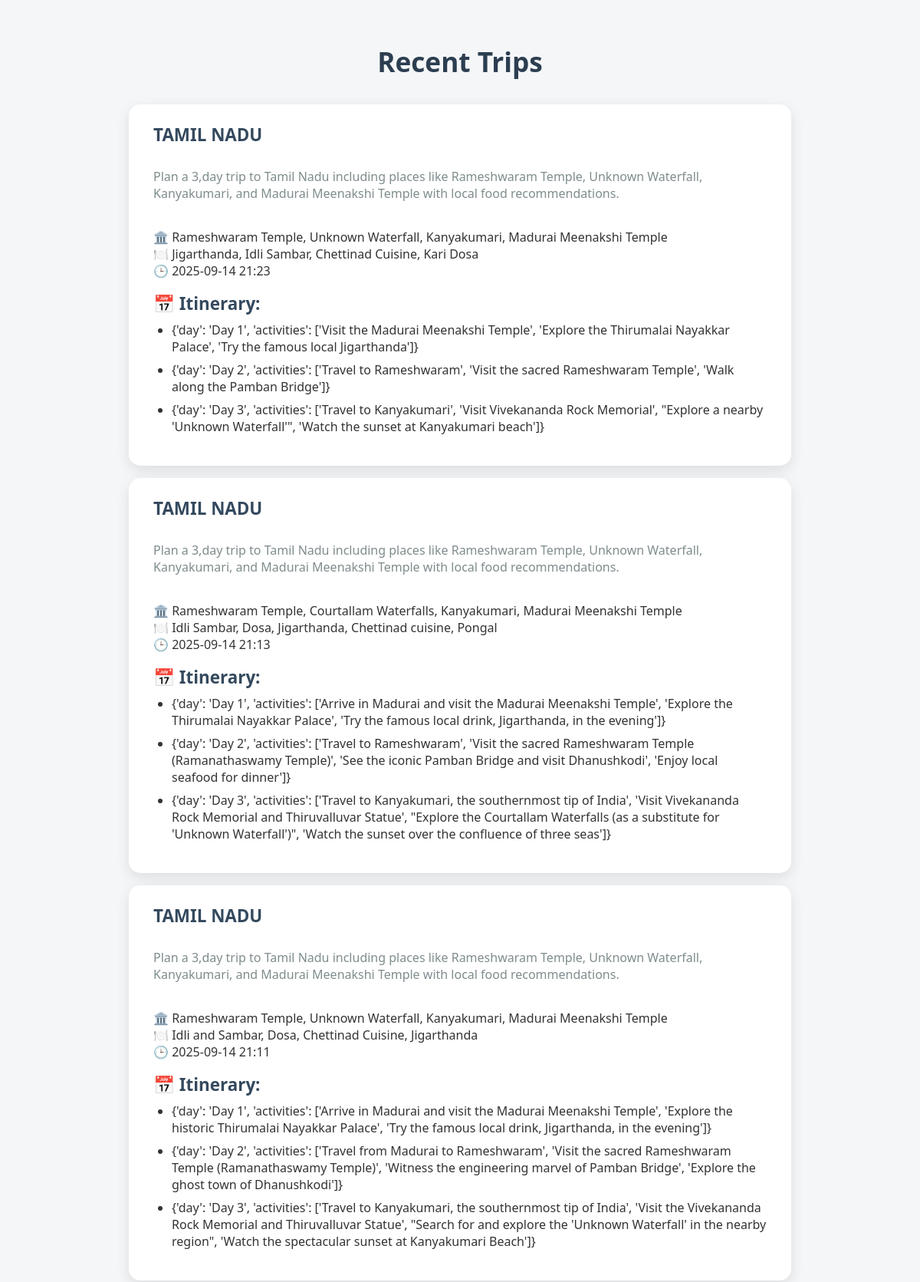
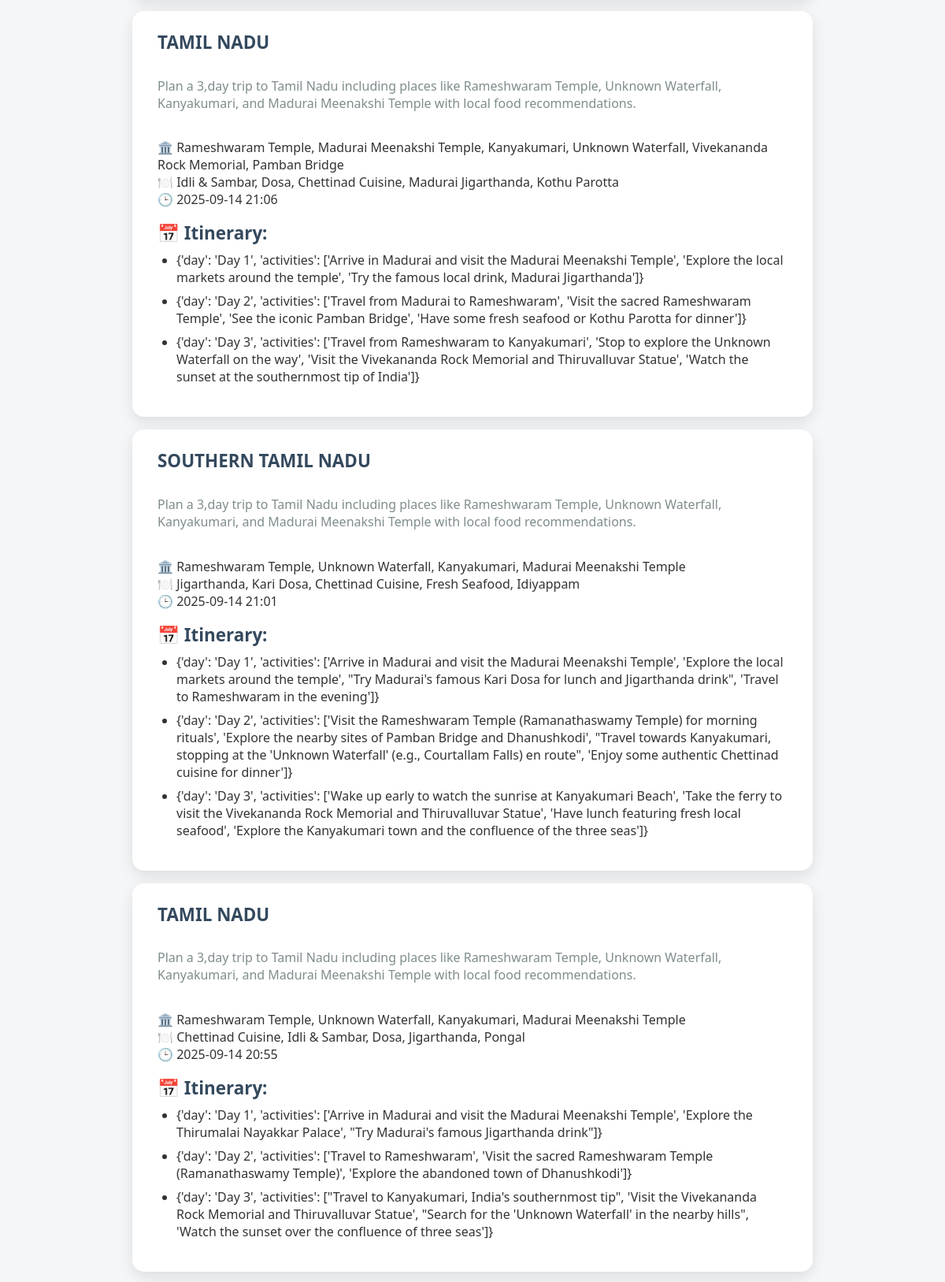
The app's page /history (upper part) with its own data (2 pictures, top to bottom).
### app.py (models this page shows)
class Trip(db.Model):
    id = db.Column(db.Integer, primary_key=True)
    prompt = db.Column(db.String(500), nullable=False)
    city = db.Column(db.String(100))
    places = db.Column(db.Text)    # JSON string
    food = db.Column(db.Text)      # JSON string
    itinerary = db.Column(db.Text) # JSON string
    timestamp = db.Column(db.DateTime, default=db.func.current_timestamp())
    def to_dict(self):
        return {
            'prompt': self.prompt,
            'city': self.city,
            'places': json.loads(self.places or '[]'),
            'food': json.loads(self.food or '[]'),
            'itinerary': json.loads(self.itinerary or '[]'),
            'timestamp': self.timestamp.strftime('%Y-%m-%d %H:%M')
        }

### app.py (the view)
@app.route('/history')
def history_page():
    trips = Trip.query.order_by(Trip.timestamp.desc()).limit(10).all()
    return render_template('history.html', trips=[t.to_dict() for t in trips])

### app.py (called while the page is built)
@app.before_request
def check_json():
    if request.method == 'POST' and not request.is_json:
        return jsonify({'error': 'Expected JSON body'}), 415

### templates/history.html (shortened to what this page needs)
<!DOCTYPE html>
<html lang="en">
<head>
</head>
<body>
    <h1>Recent Trips</h1>
    {% for trip in trips %}
    <div class="trip">
        <strong>{{ trip.city.upper() }}</strong><br />
        <em>{{ trip.prompt }}</em><br />
        🏛️ {{ trip.places|join(', ') }}<br />
        🍽️ {{ trip.food|join(', ') }}<br />
        🕒 {{ trip.timestamp }}<br />
        {% if trip.itinerary %}
        <div style="margin-top: 1rem;">
            <strong>📅 Itinerary:</strong>
            <ul style="margin-top: 0.5rem; padding-left: 1.5rem;">
                {% for step in trip.itinerary %}
                <li style="margin-bottom: 0.5rem;">{{ step }}</li>
                {% endfor %}
            </ul>
        </div>
        {% endif %}
    </div>
    {% else %}
    <p style="text-align:center; font-size:1.2rem;">No trips saved yet.</p>
    {% endfor %}
</body>
</html>

### templates/history.html (style rules this page uses)
body { font-family: 'Segoe UI', Tahoma, Geneva, Verdana, sans-serif; background: #f4f6f8; margin: 0; padding: 2rem 1rem; color: #333; }
h1 { text-align: center; color: #2c3e50; font-size: 2.2rem; font-weight: 600; margin-bottom: 2rem; }
.trip { background: white; padding: 1.5rem 2rem; margin: 1rem auto; max-width: 800px; border-radius: 15px; box-shadow: 0 6px 18px rgba(0, 0, 0, 0.1); transition: transform 0.25s ease; }
.trip strong { font-size: 1.4rem; display: block; color: #34495e; margin-bottom: 0.4rem; }
.trip em { color: #7f8c8d; font-style: normal; display: block; margin-bottom: 0.8rem; }

### records on screen
Trip: city "TAMIL NADU", prompt "Plan a 3,day trip to Tamil Nadu including places like Rameshwaram Temple, Unknown Waterfall, Kanyakumari, and Madurai Meenakshi Temple with local food recommendations.", places "Rameshwaram Temple, Unknown Waterfall, Kanyakumari, Madurai Meenakshi Temple", food "Jigarthanda, Idli Sambar, Chettinad Cuisine, Kari Dosa", timestamp "2025-09-14 21:23", itinerary "{'day': 'Day 1', 'activities': ['Visit the Madurai Meenakshi Temple', 'Explore the Thirumalai Nayakkar Palace', 'Try the famous local Jigarthanda']}" "{'day': 'Day 2', 'activities': ['Travel to Rameshwaram', 'Visit the sacred Rameshwaram Temple', 'Walk along the Pamban Bridge']}" "{'day': 'Day 3', 'activities': ['Travel to Kanyakumari', 'Visit Vivekananda Rock Memorial', \"Explore a nearby 'Unknown Waterfall'\", 'Watch the sunset at Kanyakumari beach']}"
Trip: city "TAMIL NADU", prompt "Plan a 3,day trip to Tamil Nadu including places like Rameshwaram Temple, Unknown Waterfall, Kanyakumari, and Madurai Meenakshi Temple with local food recommendations.", places "Rameshwaram Temple, Courtallam Waterfalls, Kanyakumari, Madurai Meenakshi Temple", food "Idli Sambar, Dosa, Jigarthanda, Chettinad cuisine, Pongal", timestamp "2025-09-14 21:13", itinerary "{'day': 'Day 1', 'activities': ['Arrive in Madurai and visit the Madurai Meenakshi Temple', 'Explore the Thirumalai Nayakkar Palace', 'Try the famous local drink, Jigarthanda, in the evening']}" "{'day': 'Day 2', 'activities': ['Travel to Rameshwaram', 'Visit the sacred Rameshwaram Temple (Ramanathaswamy Temple)', 'See the iconic Pamban Bridge and visit Dhanushkodi', 'Enjoy local seafood for dinner']}" "{'day': 'Day 3', 'activities': ['Travel to Kanyakumari, the southernmost tip of India', 'Visit Vivekananda Rock Memorial and Thiruvalluvar Statue', \"Explore the Courtallam Waterfalls (as a substitute for 'Unknown Waterfall')\", 'Watch the sunset over the confluence of three seas']}"
Trip: city "TAMIL NADU", prompt "Plan a 3,day trip to Tamil Nadu including places like Rameshwaram Temple, Unknown Waterfall, Kanyakumari, and Madurai Meenakshi Temple with local food recommendations.", places "Rameshwaram Temple, Unknown Waterfall, Kanyakumari, Madurai Meenakshi Temple", food "Idli and Sambar, Dosa, Chettinad Cuisine, Jigarthanda", timestamp "2025-09-14 21:11", itinerary "{'day': 'Day 1', 'activities': ['Arrive in Madurai and visit the Madurai Meenakshi Temple', 'Explore the historic Thirumalai Nayakkar Palace', 'Try the famous local drink, Jigarthanda, in the evening']}" "{'day': 'Day 2', 'activities': ['Travel from Madurai to Rameshwaram', 'Visit the sacred Rameshwaram Temple (Ramanathaswamy Temple)', 'Witness the engineering marvel of Pamban Bridge', 'Explore the ghost town of Dhanushkodi']}" "{'day': 'Day 3', 'activities': ['Travel to Kanyakumari, the southernmost tip of India', 'Visit the Vivekananda Rock Memorial and Thiruvalluvar Statue', \"Search for and explore the 'Unknown Waterfall' in the nearby region\", 'Watch the spectacular sunset at Kanyakumari Beach']}"
Trip: city "TAMIL NADU", prompt "Plan a 3,day trip to Tamil Nadu including places like Rameshwaram Temple, Unknown Waterfall, Kanyakumari, and Madurai Meenakshi Temple with local food recommendations.", places "Rameshwaram Temple, Madurai Meenakshi Temple, Kanyakumari, Unknown Waterfall, Vivekananda Rock Memorial, Pamban Bridge", food "Idli & Sambar, Dosa, Chettinad Cuisine, Madurai Jigarthanda, Kothu Parotta", timestamp "2025-09-14 21:06", itinerary "{'day': 'Day 1', 'activities': ['Arrive in Madurai and visit the Madurai Meenakshi Temple', 'Explore the local markets around the temple', 'Try the famous local drink, Madurai Jigarthanda']}" "{'day': 'Day 2', 'activities': ['Travel from Madurai to Rameshwaram', 'Visit the sacred Rameshwaram Temple', 'See the iconic Pamban Bridge', 'Have some fresh seafood or Kothu Parotta for dinner']}" "{'day': 'Day 3', 'activities': ['Travel from Rameshwaram to Kanyakumari', 'Stop to explore the Unknown Waterfall on the way', 'Visit the Vivekananda Rock Memorial and Thiruvalluvar Statue', 'Watch the sunset at the southernmost tip of India']}"
Trip: city "SOUTHERN TAMIL NADU", prompt "Plan a 3,day trip to Tamil Nadu including places like Rameshwaram Temple, Unknown Waterfall, Kanyakumari, and Madurai Meenakshi Temple with local food recommendations.", places "Rameshwaram Temple, Unknown Waterfall, Kanyakumari, Madurai Meenakshi Temple", food "Jigarthanda, Kari Dosa, Chettinad Cuisine, Fresh Seafood, Idiyappam", timestamp "2025-09-14 21:01", itinerary "{'day': 'Day 1', 'activities': ['Arrive in Madurai and visit the Madurai Meenakshi Temple', 'Explore the local markets around the temple', \"Try Madurai's famous Kari Dosa for lunch and Jigarthanda drink\", 'Travel to Rameshwaram in the evening']}" "{'day': 'Day 2', 'activities': ['Visit the Rameshwaram Temple (Ramanathaswamy Temple) for morning rituals', 'Explore the nearby sites of Pamban Bridge and Dhanushkodi', \"Travel towards Kanyakumari, stopping at the 'Unknown Waterfall' (e.g., Courtallam Falls) en route\", 'Enjoy some authentic Chettinad cuisine for dinner']}" "{'day': 'Day 3', 'activities': ['Wake up early to watch the sunrise at Kanyakumari Beach', 'Take the ferry to visit the Vivekananda Rock Memorial and Thiruvalluvar Statue', 'Have lunch featuring fresh local seafood', 'Explore the Kanyakumari town and the confluence of the three seas']}"
Trip: city "TAMIL NADU", prompt "Plan a 3,day trip to Tamil Nadu including places like Rameshwaram Temple, Unknown Waterfall, Kanyakumari, and Madurai Meenakshi Temple with local food recommendations.", places "Rameshwaram Temple, Unknown Waterfall, Kanyakumari, Madurai Meenakshi Temple", food "Chettinad Cuisine, Idli & Sambar, Dosa, Jigarthanda, Pongal", timestamp "2025-09-14 20:55", itinerary "{'day': 'Day 1', 'activities': ['Arrive in Madurai and visit the Madurai Meenakshi Temple', 'Explore the Thirumalai Nayakkar Palace', \"Try Madurai's famous Jigarthanda drink\"]}" "{'day': 'Day 2', 'activities': ['Travel to Rameshwaram', 'Visit the sacred Rameshwaram Temple (Ramanathaswamy Temple)', 'Explore the abandoned town of Dhanushkodi']}" "{'day': 'Day 3', 'activities': [\"Travel to Kanyakumari, India's southernmost tip\", 'Visit the Vivekananda Rock Memorial and Thiruvalluvar Statue', \"Search for the 'Unknown Waterfall' in the nearby hills\", 'Watch the sunset over the confluence of three seas']}"
